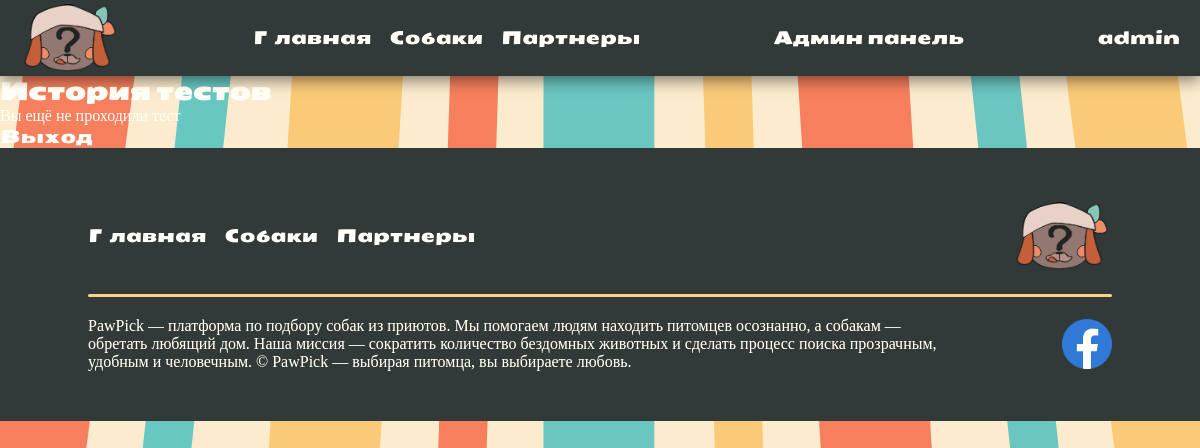
Page /profile/ (signed in) on the earlier database version.
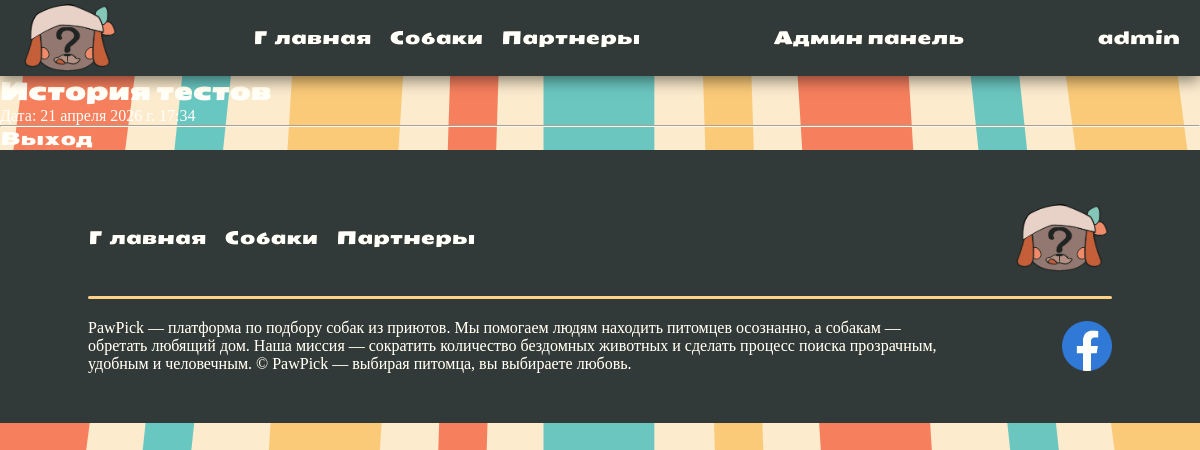
Same page on the later database version.
### qtest/models.py (models this page shows, shortened)
class TestResult(models.Model):
    user = models.ForeignKey(
        User,
        on_delete=models.SET_NULL,
        null=True,
        blank=True,
        verbose_name='Пользователь'
    )
    created_at = models.DateTimeField(auto_now_add=True, verbose_name='Дата прохождения')
    tags = models.ManyToManyField(Tag, blank=True, verbose_name='Полученные теги')
    cards = models.ManyToManyField(Cards, blank=True, verbose_name='Карточки результата')
    best_card = models.ForeignKey(
        Cards,
        on_delete=models.SET_NULL,
        null=True,
        blank=True,
        related_name='best_results',
        verbose_name='Лучший результат'
    )
    total_score = models.PositiveIntegerField(default=0, verbose_name='Итоговые баллы')
    class Meta:
        ordering = ['-created_at']
        verbose_name = 'Результат теста'
        verbose_name_plural = 'Результаты теста'

### qtest/views.py (the view)
# urls.py: path('profile/', views.profile, name='profile'),
@login_required
def profile(request):
    results = TestResult.objects.filter(user=request.user).order_by('-created_at')
    return render(request, 'qtest/profile.html', {
        'results': results,
    })

### qtest/templates/qtest/profile.html (shortened to what this page needs)
{% extends 'main/base.html' %}
{% load static%}
{% block content %}
<h2>История тестов</h2>
{% for result in results %}
    <div>
        <p>Дата: {{ result.created_at }}</p>
        <hr>
    </div>
{% empty %}
    <p>Вы ещё не проходили тест</p>
{% endfor %}
<a href="{% url 'register:logout' %}" class="button"> Выход</a>
{% endblock %}

### main/templates/main/base.html (shortened to what this page needs)
{% load static%}
<!doctype html>
<html lang="en">
<head>
    <link rel="stylesheet" href="{% static 'main/css/base.css' %}">
</head>
<body>
    <header>
        <img src="/static/main/img/logo.png" class="logo" alt="">
        <nav class="nav">
            <a href="{% url 'main:index' %}" class="button"> Главная </a>
            <a href="{% url 'catalog:catalog' %}" class="button"> Собаки </a>
            <a href="{% url 'main:vet' %}" class="button"> Партнеры</a>
        </nav>
        {% if request.user.is_authenticated and request.user.is_staff %}
        <a href="{% url 'admin:index' %}" class="buttom">
            Админ панель
        </a>
        {% endif %}
   {% if request.user.is_authenticated %}
<a href="{% url 'qtest:profile' %}" class="button">
    {{ request.user.profile.display_name|default:request.user.username }}
</a>
{% else %}
<span class="reg">
    <a href="{% url 'register:login' %}">Вход</a> |
    <a href="{% url 'register:register' %}">Регистрация</a>
</span>
{% endif %}
    </header>
    <main>
        {% block content %}
        {% endblock %}
    </main>
    <footer>
        <div class="container">
            <div class="footer">
                <div class="footer_sec1">
                    <nav class="nav">
                        <a href="{% url 'main:index' %}" class="button"> Главная </a>
                        <a href="{% url 'catalog:catalog' %}" class="button"> Собаки </a>
                        <a href="{% url 'main:vet' %}" class="button"> Партнеры</a>
                    </nav>
                    <img src="/static/main/img/logo.png" class="logo" alt="">
                </div>
                <div class="divider"></div>
                <div class="footer_sec2">
                    <p>PawPick — платформа по подбору собак из приютов.
                        Мы помогаем людям находить питомцев осознанно, а собакам — обретать любящий дом.
                        Наша миссия — сократить количество бездомных животных и сделать процесс поиска прозрачным,
                        удобным и человечным.
                        © PawPick — выбирая питомца, вы выбираете любовь.</p>
                    <img src="/static/main/img/facebook.png" alt="">
                </div>
            </div>
        </div>
    </footer>
    {% load static %}
</body>
</html>

### static/main/css/base.css (style rules this page uses)
* { margin: 0; padding: 0; color: white; text-decoration: none; }
h1, h2, h3, a, button { font-family: SeymourOne; font-size: 24px; }
p, label, input { font-family: EBGaramond; }
img { width: 100%; }
body { background-image: url(/static/main/img/background.svg); background-size: cover; background-position: center; filter: sepia(20%); }
.container { max-width: 1480px; margin: 0 auto; }
@media screen and (min-width: 1024px) and (max-width: 1279px) { .container { max-width: 1024px; margin: 0 auto; } }

### static/main/css/header.css (style rules this page uses)
header { position: relative; z-index: 2; background-color: #2B3939; display: flex; flex-direction: row; justify-content: space-between; padding: 0px 40px; align-items: center; filter: drop-shadow(0px 4px 8px rgba(0, 0, 0, 0.5)); }
.nav { display: flex; flex-direction: row; column-gap: 30px; }
@media screen and (min-width: 1024px) and (max-width: 1279px) { header { padding: 0px 20px; } }
@media screen and (min-width: 1024px) and (max-width: 1279px) { .button { font-size: 18px; } }
@media screen and (min-width: 1024px) and (max-width: 1279px) { .buttom { font-size: 18px; } }
@media screen and (min-width: 1024px) and (max-width: 1279px) { .nav { column-gap: 18px; } }

### static/main/css/footer.css (style rules this page uses)
footer { display: flex; flex-direction: column; background-color:#2B3939; }
.footer { display: flex; flex-direction: column; row-gap: 20px; margin: 50px auto; }
.footer_sec1 { display: flex; flex-direction: row; justify-content: space-between; align-items: center; }
.divider { height: 3px; border-radius: 5px; min-width: 350px; max-width: 1480px; background-color:#FACA78; }

### static/main/css/reelSlider.css (style rules this page uses)
:root { --c-1: #333; --c-2: #333; }

### static/main/css/maskot.css (style rules this page uses)
.logo { width: 150px; }
@media screen and (min-width: 1024px) and (max-width: 1279px) { .logo { width: 100px; } }

Differences in the rows shown:
added TestResult: created_at "21 апреля 2026 г. 17:34"
Other differences:
text no longer shown: "Вы ещё не проходили тест"
